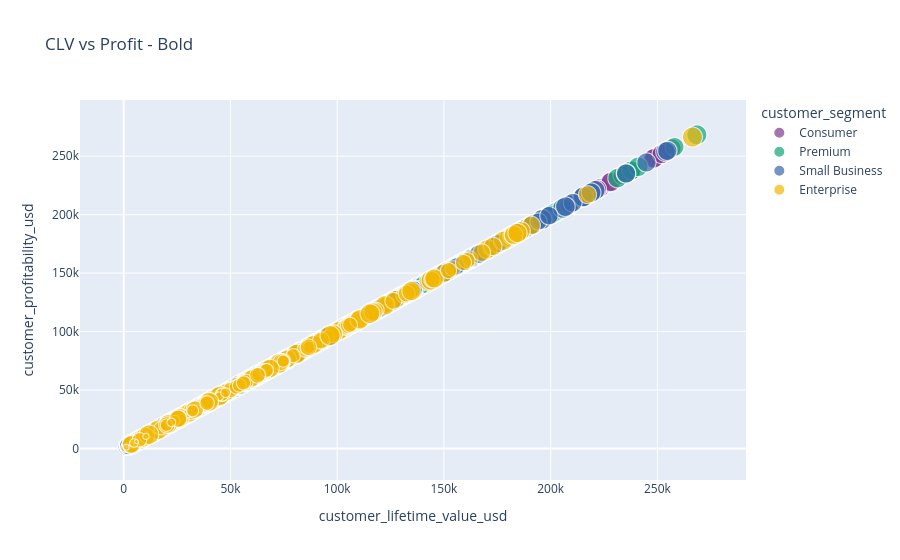

Notebook cell for this chart:
### Code cell
import plotly.express as px

df_scat = df.dropna(subset=['customer_lifetime_value_usd','customer_profitability_usd','customer_segment','total_purchases']).sample(3000)

fig = px.scatter(df_scat, 
                 x='customer_lifetime_value_usd', 
                 y='customer_profitability_usd', 
                 color='customer_segment', 
                 size='total_purchases',
                 size_max=20,
                 opacity=0.7,
                 color_discrete_sequence=px.colors.qualitative.Bold, 
                 title='CLV vs Profit - Bold')
fig.show()

### Figure 1 — Plotly figure (JSON) as saved in the notebook; plotly's stock layout.template omitted (floating-point values rounded to 4 significant figures; data arrays with more than 128 entries replaced by an {"elided": "..."} marker saying what was removed)
{"data": [{"hovertemplate": "customer_segment=Consumer<br>customer_lifetime_value_usd=%{x}<br>customer_profitability_usd=%{y}<br>total_purchases=%{marker.size}<extra></extra>", "legendgroup": "Consumer", "marker": {"color": "rgb(127, 60, 141)", "opacity": 0.7, "size": {"elided": "1434 int values"}, "sizemode": "area", "sizeref": 0.4975, "symbol": "circle"}, "mode": "markers", "name": "Consumer", "showlegend": true, "type": "scattergl", "x": {"elided": "1434 float values"}, "xaxis": "x", "y": {"elided": "1434 float values"}, "yaxis": "y"}, {"hovertemplate": "customer_segment=Premium<br>customer_lifetime_value_usd=%{x}<br>customer_profitability_usd=%{y}<br>total_purchases=%{marker.size}<extra></extra>", "legendgroup": "Premium", "marker": {"color": "rgb(17, 165, 121)", "opacity": 0.7, "size": {"elided": "713 int values"}, "sizemode": "area", "sizeref": 0.4975, "symbol": "circle"}, "mode": "markers", "name": "Premium", "showlegend": true, "type": "scattergl", "x": {"elided": "713 float values"}, "xaxis": "x", "y": {"elided": "713 float values"}, "yaxis": "y"}, {"hovertemplate": "customer_segment=Small Business<br>customer_lifetime_value_usd=%{x}<br>customer_profitability_usd=%{y}<br>total_purchases=%{marker.size}<extra></extra>", "legendgroup": "Small Business", "marker": {"color": "rgb(57, 105, 172)", "opacity": 0.7, "size": {"elided": "565 int values"}, "sizemode": "area", "sizeref": 0.4975, "symbol": "circle"}, "mode": "markers", "name": "Small Business", "showlegend": true, "type": "scattergl", "x": {"elided": "565 float values"}, "xaxis": "x", "y": {"elided": "565 float values"}, "yaxis": "y"}, {"hovertemplate": "customer_segment=Enterprise<br>customer_lifetime_value_usd=%{x}<br>customer_profitability_usd=%{y}<br>total_purchases=%{marker.size}<extra></extra>", "legendgroup": "Enterprise", "marker": {"color": "rgb(242, 183, 1)", "opacity": 0.7, "size": {"elided": "288 int values"}, "sizemode": "area", "sizeref": 0.4975, "symbol": "circle"}, "mode": "markers", "name": "Enterprise", "showlegend": true, "type": "scattergl", "x": {"elided": "288 float values"}, "xaxis": "x", "y": {"elided": "288 float values"}, "yaxis": "y"}], "layout": {"legend": {"itemsizing": "constant", "title": {"text": "customer_segment"}, "tracegroupgap": 0}, "title": {"text": "CLV vs Profit - Bold"}, "xaxis": {"anchor": "y", "domain": [0, 1], "title": {"text": "customer_lifetime_value_usd"}}, "yaxis": {"anchor": "x", "domain": [0, 1], "title": {"text": "customer_profitability_usd"}}}}
